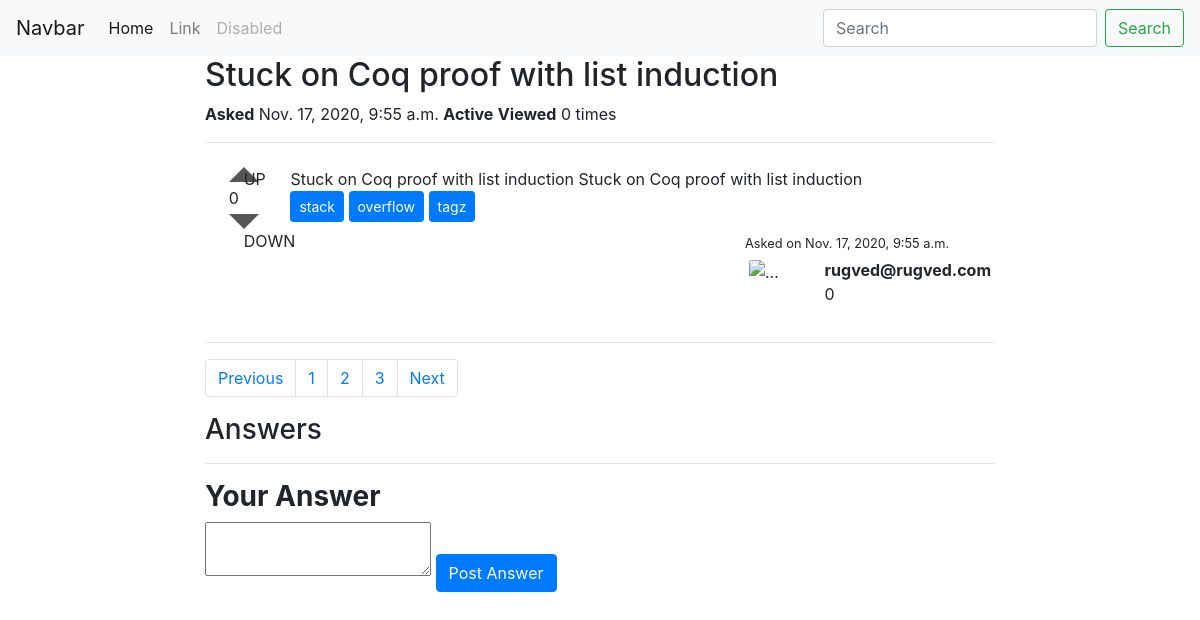
Page /question/2 on the committed database.
### main/models.py (models this page shows)
class Questions(models.Model):
    title = models.CharField(max_length=long_len)
    ques_content = models.TextField()
    tags = models.ManyToManyField(Tags)
    upvotes = models.ManyToManyField(settings.AUTH_USER_MODEL, related_name='user_upvote')
    downvotes = models.ManyToManyField(settings.AUTH_USER_MODEL, related_name='user_downvote')
    answers = models.ManyToManyField('main.Answer', related_name='answers')
    author = models.ForeignKey(settings.AUTH_USER_MODEL, on_delete=models.CASCADE, blank=False)
    views = models.IntegerField(default=0)
    is_answered = models.BooleanField(default=False)
    created_at = models.DateTimeField(auto_now_add=True)
    updated_at = models.DateTimeField(auto_now=True)
    votes = models.IntegerField(default=0)

class Tags(models.Model):
    tag_word = models.CharField(max_length=medium_len, unique = True)

### userauth/models.py (models this page shows)
class StackoverflowUser(AbstractUser):
    email = models.EmailField(verbose_name='email address', max_length=long_len, unique=True)
    name = models.CharField(max_length=long_len)
    reputation_score = models.IntegerField(default=0)
    about_me = models.TextField(default='Apparently, this user prefers to keep an air of mystery about them.')
    ques_asked = models.ManyToManyField('main.Questions')
    ans_given = models.ManyToManyField('main.Answer')
    profile_pic = models.ImageField(upload_to='user_profile_pic')
    date_joined = models.DateTimeField(default = timezone.now)
    USERNAME_FIELD = 'email'
    REQUIRED_FIELDS = ['username'] # Email & Password are required by default.

### main/views.py (the view, shortened to what this page needs)
# urls.py: path('question/<int:pk>', views.questionsingle, name = 'name_questionsingle'),
def questionsingle(request, pk):
    user = StackoverflowUser.objects.get(pk=1)
    q = Questions.objects.get(pk = pk)
    return render(request, 'main/question-single.html',{'q':q })

### main/templates/main/question-single.html (shortened to what this page needs)
{% load static %}
<!DOCTYPE html>
<html lang="en">
<head>
    <link rel="stylesheet" href="https://cdn.jsdelivr.net/npm/bootstrap@4.5.3/dist/css/bootstrap.min.css">
    <link rel="stylesheet" href="./css/main.css">
</head>
<body>
    <nav class="navbar navbar-expand-lg navbar-light bg-light">
        <a class="navbar-brand" href="#">Navbar</a>
        <div class="collapse navbar-collapse" id="navbarTogglerDemo03">
          <ul class="navbar-nav mr-auto mt-2 mt-lg-0">
            <li class="nav-item active">
              <a class="nav-link" href="#">Home <span class="sr-only">(current)</span></a>
            </li>
            <li class="nav-item">
              <a class="nav-link" href="#">Link</a>
            </li>
            <li class="nav-item">
              <a class="nav-link disabled" href="#" tabindex="-1" aria-disabled="true">Disabled</a>
            </li>
          </ul>
          <form class="form-inline my-2 my-lg-0">
            <input class="form-control mr-sm-2" type="search" placeholder="Search" aria-label="Search">
            <button class="btn btn-outline-success my-2 my-sm-0" type="submit">Search</button>
          </form>
        </div>
      </nav>
    <div class="">
        <div class="row">
          <div class="col-md-2 col-sm-0">
          </div>
          <div class="col-md-8 col-sm-12">
            <h2>{{q.title}}</h2>
            <p><b>Asked</b> {{q.created_at}} <b>Active</b> <b>Viewed</b> {{q.views}} times</p>
            <hr>
            <div style="display: flex;flex-direction: row;">
                <div style="flex:0.1;display: flex; justify-content: center;" class="pt-2">
                    <div>
                        <div class="triangle-up">UP</div>
                        <div class="pt-1 pb-1">{{ q.votes }}</div>
                        <div class="triangle-down">DOWN</div>
                    </div>
                </div>
                <div style="flex:0.9;word-break: break-all;" class="p-2">
                    {{q.ques_content  | striptags | safe | escape}}
                <div>
                    {% for t in q.tags.all %}
                        <button class="btn btn-primary btn-sm" type="submit">{{t.tag_word}}</button>
                    {% endfor %}
                </div>
                </div>
            </div>
            <div style="display: flex;justify-content:flex-end; ">
                <div style="display: flex;flex-direction: column;width: 250px;">
                    <div>
                        <small>Asked on {{q.created_at}}</small>
                    </div>
                    <div style="display: flex;flex-direction: row;width: 250px;">
                        <div style="flex: 0.3;" class="p-1">
                            <img style="width: 100%;height: 100%;" src="https://images.unsplash.com/photo-1475319122043-5ca9eeceefaf?ixlib=rb-1.2.1&ixid=eyJhcHBfaWQiOjEyMDd9&w=1000&q=80" class="card-img-top" alt="...">
                        </div>
                        <div style="flex: 0.7;" class="p-1">
                            <p><b>{{q.author.email}}</b><br>{{q.author.reputation_score}}</p>
                        </div>
                    </div>
                </div>
            </div>
            <hr>
            <nav aria-label="Page navigation example">
                <ul class="pagination">
                  <li class="page-item"><a class="page-link" href="#">Previous</a></li>
                  <li class="page-item"><a class="page-link" href="#">1</a></li>
                  <li class="page-item"><a class="page-link" href="#">2</a></li>
                  <li class="page-item"><a class="page-link" href="#">3</a></li>
                  <li class="page-item"><a class="page-link" href="#">Next</a></li>
                </ul>
            </nav>
            <div style="max-width: 100%;word-break: break-all;">
            <h3>Answers</h3>
            </div>
            <hr>
            <div>
                <h3><b>Your Answer</b></h3>
                <form method="POST">
                    <textarea name="editor1"></textarea>
                    <button class="btn btn-primary mt-1" type="submit">Post Answer</button>
                </form>
            </div>
          </div>
          <div class="col-md-2 col-sm-0"></div>
        </div>
    </div>
</body>
</html>

### static/question/css/main.css (style rules this page uses)
.triangle-up { width: 0; height: 0; border-left: 15px solid transparent; border-right: 15px solid transparent; border-bottom: 15px solid #555; }
.triangle-down { width: 0; height: 0; border-left: 15px solid transparent; border-right: 15px solid transparent; border-top: 15px solid #555; }

### rows in the picture
Questions: title "Stuck on Coq proof with list induction", created_at "Nov. 17, 2020, 9:55 a.m.", views "0", votes "0", ques_content "Stuck on Coq proof with list induction Stuck on Coq proof with list induction", author.email "rugved@rugved.com", author.reputation_score "0"
Tags: tag_word "stack"
Tags: tag_word "overflow"
Tags: tag_word "tagz"
